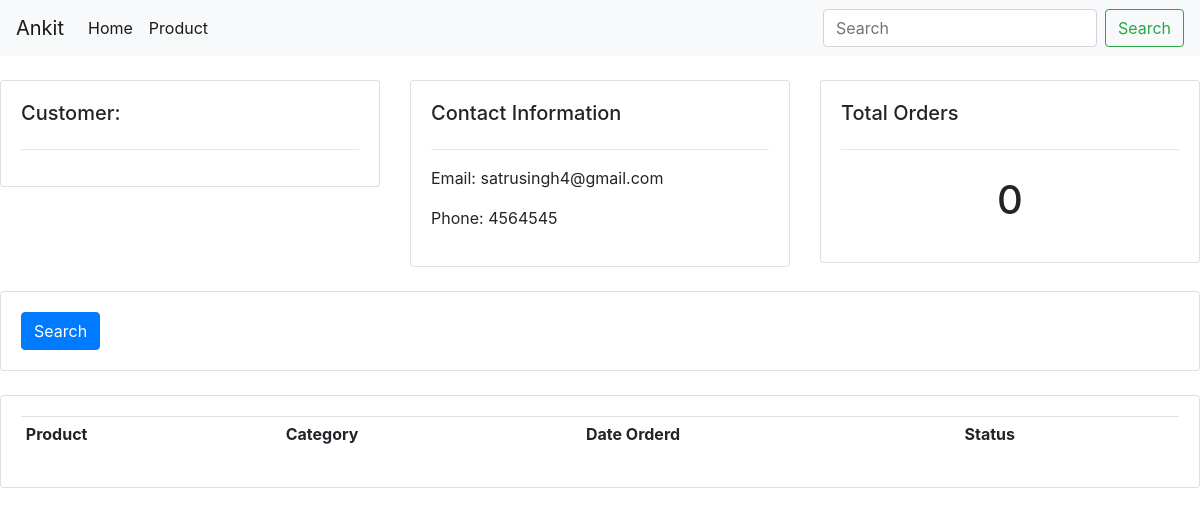
The app's page /customer/2/, older data.
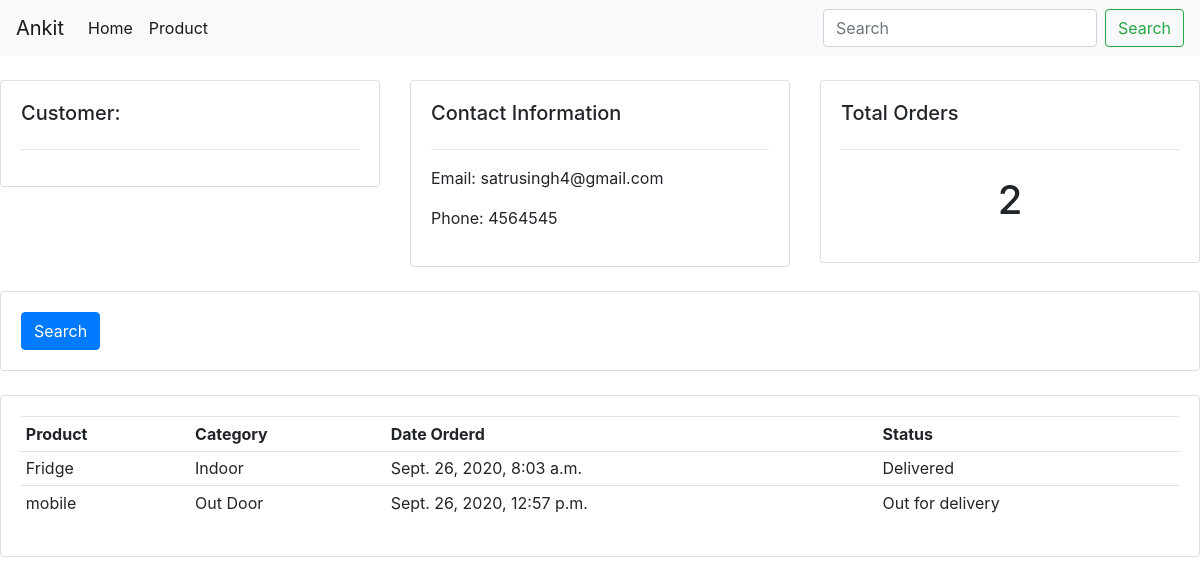
The same page, newer data.
### managment/models.py (models this page shows)
class Order(models.Model):
	STATUS = (
			('Pending', 'Pending'),
			('Out for delivery', 'Out for delivery'),
			('Delivered', 'Delivered'),
			)
	customer = models.ForeignKey(Customer, null=True, on_delete= models.SET_NULL)
	product = models.ForeignKey(Product, null=True, on_delete= models.SET_NULL)
	date_created = models.DateTimeField(auto_now_add=True, null=True)
	status = models.CharField(max_length=200, null=True, choices=STATUS)

class Product(models.Model):
    CATEGORY = (
        ('Indoor','Indoor'),
        ('Out Door','Out Door'),
    )
    name = models.CharField(max_length=200, null=True)
    price = models.FloatField(null=True)
    category = models.CharField(max_length=200, null=True, choices=CATEGORY)
    description = models.CharField(max_length=200, null=True, blank=True)
    date_created = models.DateTimeField(auto_now_add=True, null=True)
    Tag = models.ManyToManyField(Tag)
    def __str__(self):
        return self.name

### managment/views.py (the view)
# urls.py: path('customer/<str:pk_test>/',views.customer,name = 'customer'),
def customer(request,pk_test):
    customer = Customer.objects.get(id = pk_test)
    orders = customer.order_set.all()
    order = customer.order_set.all()
    order_count = order.count()
    context = {'customer':customer, 'orders':orders, 'order_count':order_count}
    return render(request,'managment/customer.html',context)

### managment/templates/managment/customer.html (shortened to what this page needs)
{%  extends 'managment/main.html' %}
{% block body %}
	<br>
<div class="row">
	<div class="col-md">
		<div class="card card-body">
			<h5>Customer:</h5>
			<hr>
		</div>
	</div>
	<div class="col-md">
		<div class="card card-body">
			<h5>Contact Information</h5>
			<hr>
			<p>Email: {{customer.email}}</p>
			<p>Phone: {{customer.phone}}</p>
		</div>
	</div>
	<div class="col-md">
		<div class="card card-body">
			<h5>Total Orders</h5>
			<hr>
			<h1 style="text-align: center;padding: 10px">{{order_count}}</h1>
		</div>
	</div>
</div>
<br>
<div class="row">
	<div class="col">
		<div class="card card-body">
			<form method="get">
		    <button class="btn btn-primary" type="submit">Search</button>
		  </form>
		</div>
	</div>
</div>
<br>
<div class="row">
	<div class="col-md">
		<div class="card card-body">
			<table class="table table-sm">
				<tr>
					<th>Product</th>
					<th>Category</th>
					<th>Date Orderd</th>
					<th>Status</th>
				</tr>
				{% for order in orders %}
				<tr>
					<td>{{order.product}}</td>
					<td>{{order.product.category}}</td>
					<td>{{order.date_created}}</td>
					<td>{{order.status}}</td>
					{% endfor %}
				</tr>
			</table>
		</div>
	</div>
</div>
{% endblock %}

Row changes from the older to the newer data that the page shows:
added Order: product "Fridge", product.category "Indoor", date_created "Sept. 26, 2020, 8:03 a.m.", status "Delivered"
added Order: product "mobile", product.category "Out Door", date_created "Sept. 26, 2020, 12:57 p.m.", status "Out for delivery"
Text that changed along with them:
{{ order_count }}: "0" → "2"
